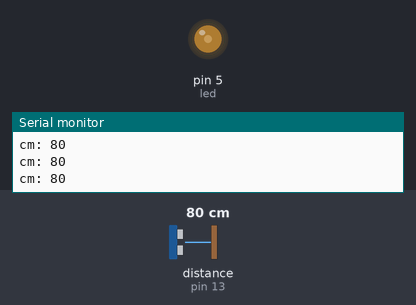
Bench run of a sketch on a simulated Arduino Uno, built with avr-gcc and run on an emulated ATmega328P. Parts: output pins drawn as LEDs (lit = HIGH), the last lines printed to the serial monitor. Wiring (inferred from the names in the program): ultrasonic range finder: trigger pin 12; echo pin 13. Inputs (shaded band) come from the test bench; at power-on: distance to the obstacle (sensor on pin 13) 80 cm. The echo pulse lasts 58.3 µs per cm; pins used as bus, display or sensor lines are not drawn.

Above: at 1.2 s.
1.3 s: distance to the obstacle (sensor on pin 13) set to 2 cm
At 2.5 s:
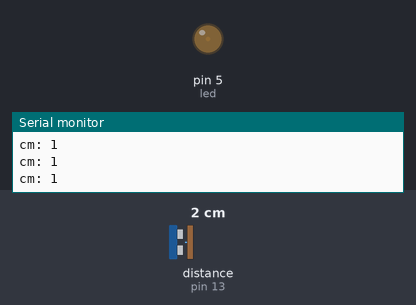
2.8 s: distance to the obstacle (sensor on pin 13) set to 250 cm
At 3.9 s:
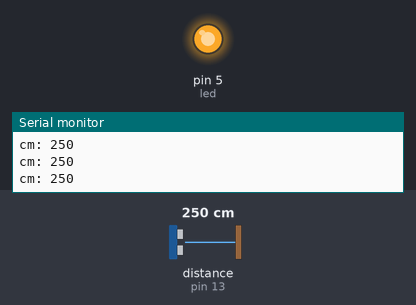
4.3 s: distance to the obstacle (sensor on pin 13) set to 4 cm
At 4.7 s:
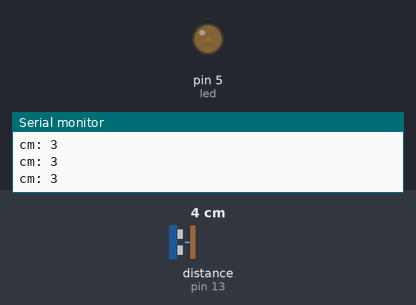
Timing chart, 0 to 7.3 s (numbered marks = the images above; inputs shaded):
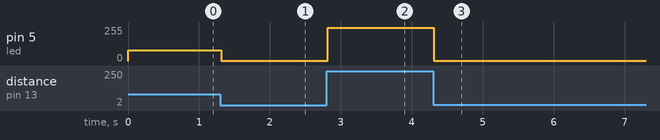

The sketch:

LightDistance.ino
```cpp
const int echo = 13;
const int trig = 12;
const int led = 5;
int distance;

long readUltrasonicDistance(int triggerPin, int echoPin)
{
  pinMode(triggerPin, OUTPUT);  // Clear the trigger
  digitalWrite(triggerPin, LOW);
  delayMicroseconds(2);
  // Sets the trigger pin to HIGH state for 10 microseconds
  digitalWrite(triggerPin, HIGH);
  delayMicroseconds(10);
  digitalWrite(triggerPin, LOW);
  pinMode(echoPin, INPUT);
  // Reads the echo pin, and returns the sound wave travel time in microseconds
  return pulseIn(echoPin, HIGH);
}


void setup(){
 Serial.begin(9600);
 pinMode(echo, INPUT);
 pinMode(trig, OUTPUT);
 pinMode(led, OUTPUT);
}

void loop() {
distance = int(0.01723 * readUltrasonicDistance(trig, echo)); //(duration/2) * 0.034;
Serial.println(distance);
Serial.print("cm: ");


analogWrite(led,distance);

//limit
if (distance >255){
  analogWrite(led,255);
}
if (distance <0){
  analogWrite(led,0);
}

}
```

Measured:
- after the input at 1.3 s, pin 5 (led): 80/255 → 1/255 at once
- after the input at 2.8 s, pin 5 (led): 1/255 → 250/255 at once
- after the input at 4.3 s, pin 5 (led): 250/255 → 3/255 at once
